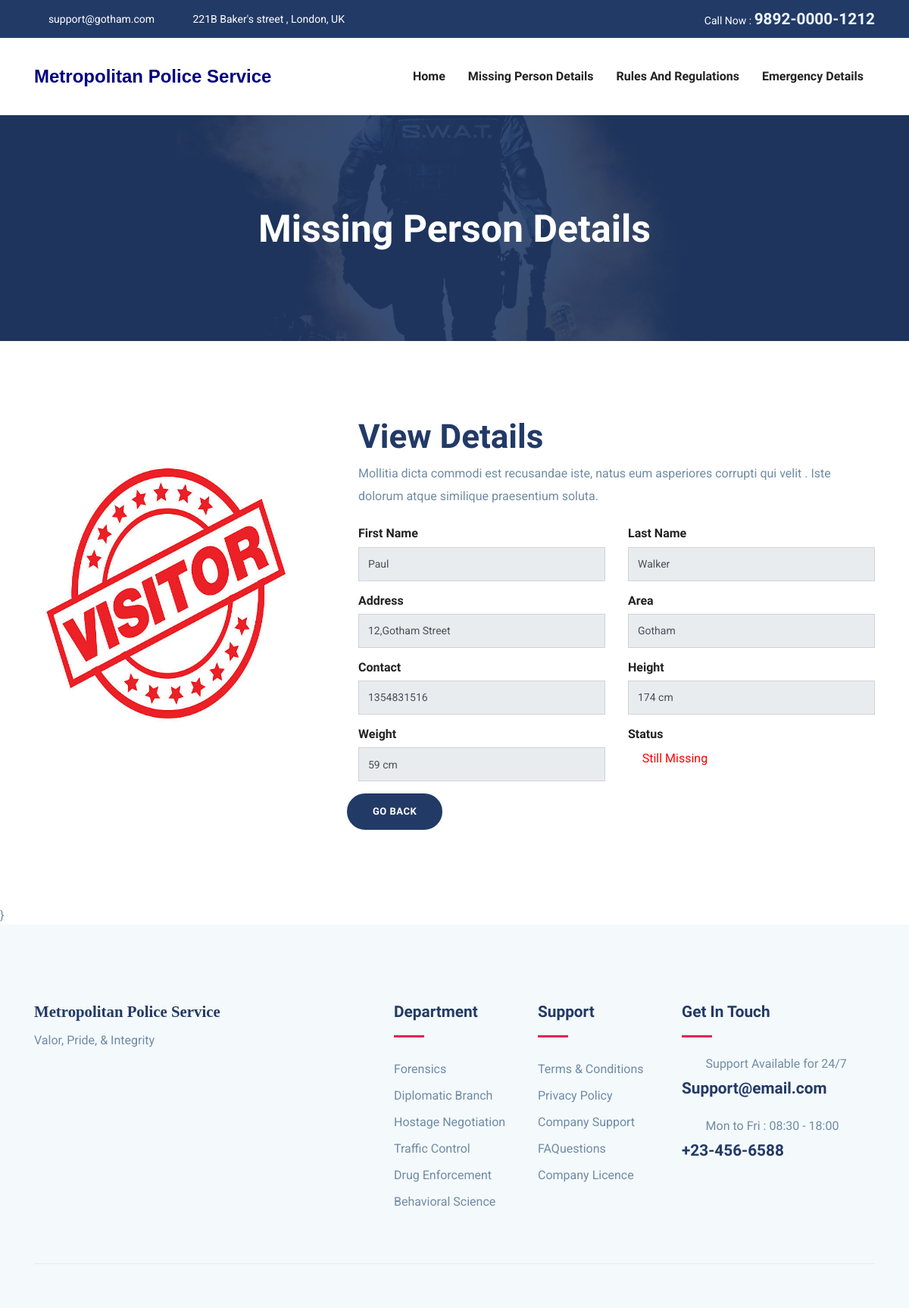
Page /missing-one/1 on the committed database.
### myapp/models.py (models this page shows, shortened)
class Missing(models.Model):
    fname=models.CharField(max_length=50)
    lname=models.CharField(max_length=50)
    address=models.CharField(max_length=100)
    area=models.CharField(max_length=50)
    height=models.CharField(max_length=10)
    weight=models.CharField(max_length=10)
    contact=models.CharField(max_length=10)
    status=models.BooleanField(default=False)
    pic=models.FileField(null = True, blank=True, default='default.jpg')

### myapp/views.py (the view)
# urls.py: path('missing-one/<int:pk>',views.missing_one,name='missing-one'),
def missing_one(request,pk):
    miss=Missing.objects.get(id=pk)
    return render(request, 'missing-one.html',{'miss':miss})

### myapp/templates/missing-one.html (shortened to what this page needs)
{% extends 'header.html' %}
{% block content %}
{% load static %}
<section class="page-title back-9550">
	<div class="container">
	  <div class="row">
		<div class="col-md-12">
		  <div class="block text-center">
			<h1 class="text-capitalize mb-5 text-lg">Missing Person Details</h1>
		  </div>
		</div>
	  </div>
	</div>
  </section>
<section class="section doctor-single">
	<div class="container">
		<div class="row">
			<div class="col-lg-4 col-md-6">
				<div class="doctor-img-block">
            <img src="{{miss.pic.url}}" alt="image placeholder" class="img-fluid w-100" style="border-radius:50%; width:5cm; height:12cm;">
				</div>
			</div>
			<div class="col-lg-8">
                <div class="appoinment-wrap mt-5 mt-lg-0 pl-lg-5">
                 <h2 class="mb-2 title-color">View Details</h2>
                 <p class="mb-4">Mollitia dicta commodi est recusandae iste, natus eum asperiores corrupti qui velit . Iste dolorum atque similique praesentium soluta.</p>
                        <div class="row">
                            <div class="col-lg-6">
                                <div class="form-group">
                                    <h6>First Name</h6>
                                    <input name="fname" type="text" class="form-control" disabled value = '{{miss.fname}}'>
                                </div>
                            </div>
                            <div class="col-lg-6">
                                <div class="form-group">
                                    <h6>Last Name</h6>
                                    <input name="lname" type="text" class="form-control" disabled value ='{{miss.lname}}' >
                                </div>
                            </div>
                             <div class="col-lg-6">
                                <div class="form-group">
                                    <h6>Address</h6>
                                    <input name="email" type="email" class="form-control" disabled value ='{{miss.address}}'>
                                </div>
                            </div>
                            <div class="col-lg-6">
                                <div class="form-group">
                                    <h6>Area</h6>
                                    <input name="phone" type="text" class="form-control" disabled value ='{{miss.area}}' >
                                </div>
                            </div>
                            <div class="col-lg-6">
                                <div class="form-group">
                                    <h6>Contact</h6>
                                    <input name="phone" type="text" class="form-control" disabled value ='{{miss.contact}}' >
                                </div>
                            </div>
                            <div class="col-lg-6">
                                <div class="form-group">
                                    <h6>Height</h6>
                                    <input name="phone" type="text" class="form-control" disabled value ='{{miss.height}}' >
                                </div>
                            </div>
                            <div class="col-lg-6">
                                <div class="form-group">
                                    <h6>Weight</h6>
                                    <input name="phone" type="text" class="form-control" disabled value ='{{miss.weight}}' >
                                </div>
                            </div>
                            <div class="col-lg-6">
                                <div class="form-group">
                                    <h6>Status</h6>
                                    {% if entry.status == True %}
                                    <p style="color: #63f542;"><i class="icofont-tick-mark" style="color: #63f542; font-size: 150%;"></i>Person Found</p>
                                    {% else %}
                                    <p style="color: red;"><i class="icofont-sand-clock" style="color: red;font-size: 150%;" ></i>Still Missing</p>
                                    {% endif %}
                                </div>
                            </div>
                            <a href="{% url 'missing' %}" class="btn btn-main btn-round-full">GO BACK</a>
                        </div>
                 </div>
		</div>
	</div>
</section>
{% endblock %}

### myapp/static/css/style.css (style rules this page uses)
html { overflow-x: hidden; }
body { line-height: 1.6; font-family: "Roboto", sans-serif; -webkit-font-smoothing: antialiased; font-size: 16px; color: #6F8BA4; font-weight: 400; }
h1, .h1, h2, .h2, h3, .h3, h4, .h4, h5, .h5, h6, .h6 { font-family: "Exo", sans-serif; font-weight: 700; color: #222; }
h1, .h1 { font-size: 2.5rem; }
h2, .h2 { font-size: 44px; }
h6, .h6 { font-size: 1rem; }
p { line-height: 30px; }
input[type="email"], input[type="password"], input[type="text"], input[type="tel"] { box-shadow: none; height: 45px; outline: none; font-size: 14px; }
.form-control { box-shadow: none; border-radius: 0; }
.btn { display: inline-block; font-size: 14px; font-size: 0.8125rem; font-weight: 700; letter-spacing: .5px; padding: .75rem 2rem; font-family: "Exo", sans-serif; text-transform: uppercase; border-radius: 5px; border: 2px solid transparent; transition: all .35s ease; }
.btn-main { background: #223a66; color: #fff; border-color: #223a66; }
.btn-round-full { border-radius: 50px; }
.section { padding: 100px 0; }
.text-lg { font-size: 3.75rem; }
a { color: #222; text-decoration: none; transition: all .35s ease; }
.page-title { padding: 120px 0px 70px 0px; position: relative; }
.page-title .block h1 { color: #fff; }
.title-color { color: #223a66; }
.text-lg { font-size: 50px; }
.back-9550 { background: url("../images/bg/swat.jpg") no-repeat 50% 50%; background-size: cover; position: relative; }

### rows in the picture
Missing: pic (picture), fname "Paul", lname "Walker", email "12,Gotham Street", phone "Gotham", phone "1354831516", phone "174 cm", phone "59 cm"
